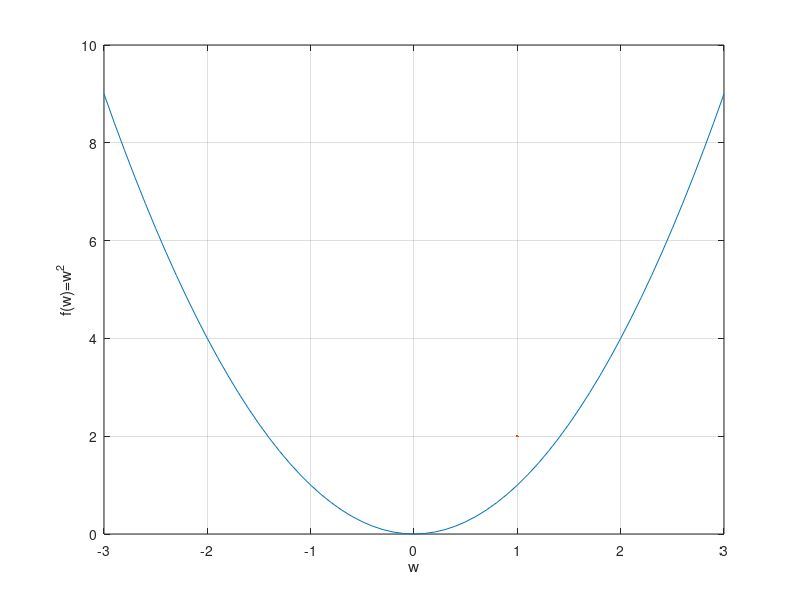
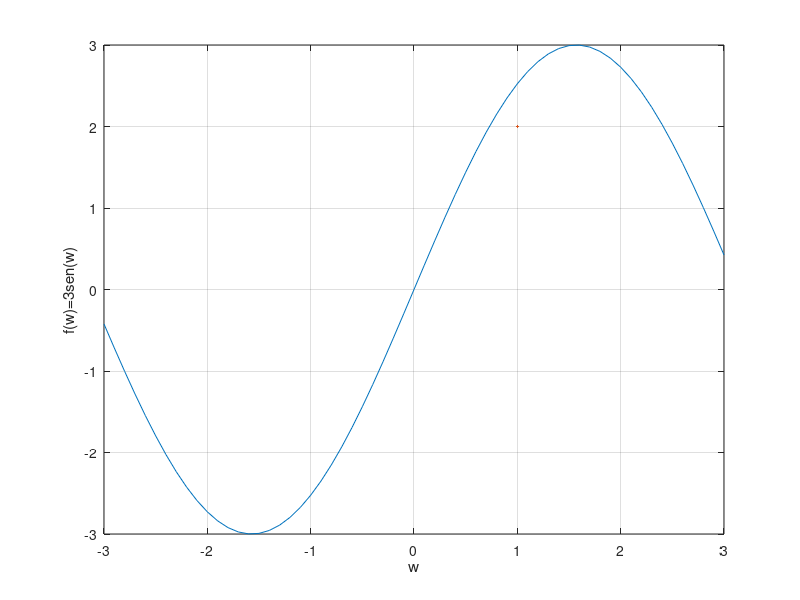
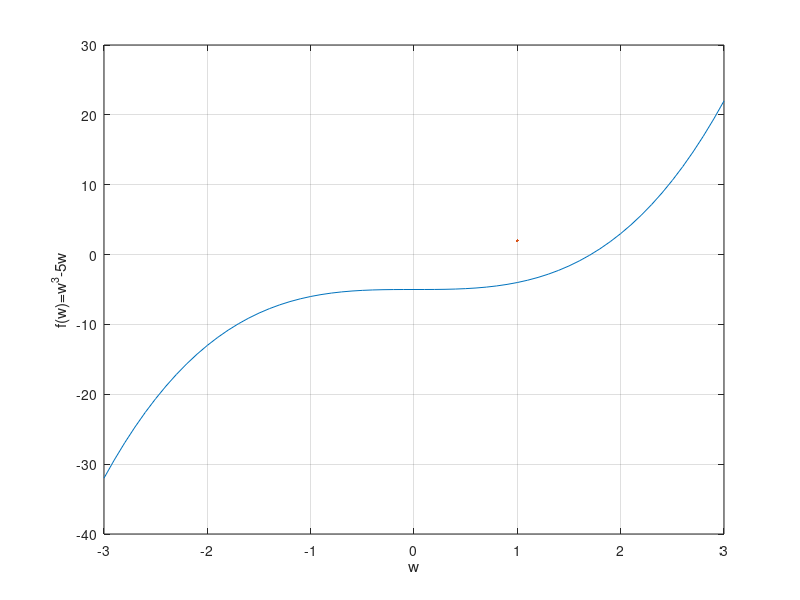

MATLAB code for these plots, in order:
%funções convexas
clc;
x=-3.0:0.1:3.0
y1=x.^2;
y2=3.*sin(x);
y3=x.^3-5.
%subplot(1,3,1);plot(x,y1);subplot(1,3,2);plot(x,y2);subplot(1,3,3);plot(x,y3);
figure(1)
plot(x,y1,LineWidth = 2);
xlabel('w');
ylabel('f(w)=w^2');
grid on
figure(2)
plot(x,y2,LineWidth = 2);
xlabel('w');
ylabel('f(w)=3sen(w)');
grid on
figure(3)
plot(x,y3,LineWidth = 2);
xlabel('w');
ylabel('f(w)=w^3-5w');
grid on
